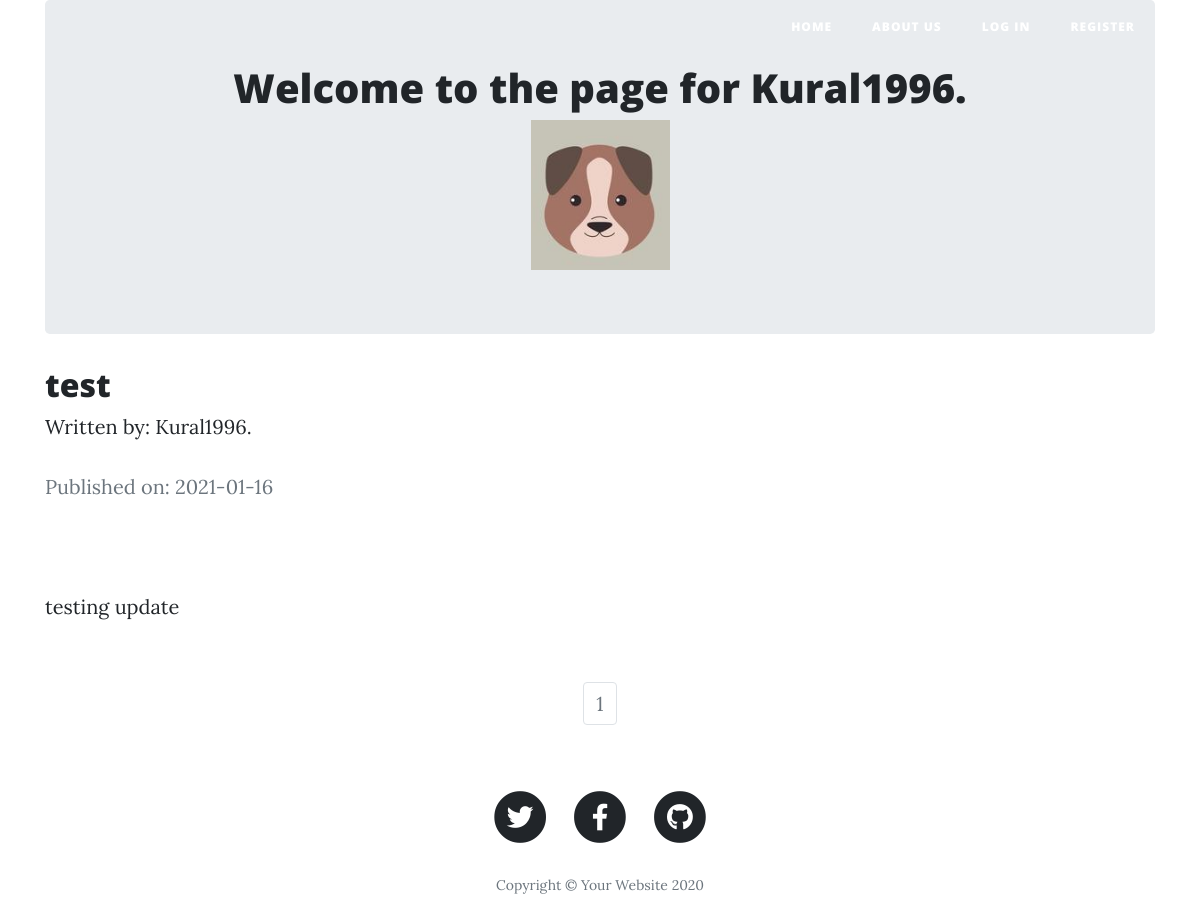
Screenshot of /Kural1996. with the database file from the repository.
### learnshipblog/models.py (models this page shows, shortened)
class User(db.Model, UserMixin):
    __tablename__ = 'users'
    id = db.Column(db.Integer, primary_key = True)
    profile_image = db.Column(db.String(20), nullable=False, default='default_profile.png')
    email = db.Column(db.String(64), unique=True, index=True)
    username = db.Column(db.String(64), unique=True, index=True)
    password_hash = db.Column(db.String(128))
    posts = db.relationship('BlogPost', backref='author', lazy=True)

class BlogPost(db.Model):
    users = db.relationship(User)
    id = db.Column(db.Integer, primary_key=True)
    user_id = db.Column(db.Integer, db.ForeignKey('users.id'), nullable=False)
    date = db.Column(db.DateTime, nullable=False, default=datetime.utcnow)
    title = db.Column(db.String(140), nullable=False)
    text = db.Column(db.Text, nullable=False)

### learnshipblog/users/views.py (the view)
@users.route("/<username>")
def user_posts(username):
    page = request.args.get('page', 1, type=int)
    user = User.query.filter_by(username=username).first_or_404()
    blog_posts = BlogPost.query.filter_by(author=user).order_by(BlogPost.date.desc()).paginate(page=page, per_page=5)
    return render_template('user_blog_posts.html', blog_posts=blog_posts, user=user)

### learnshipblog/templates/user_blog_posts.html (shortened to what this page needs)
{% extends "base.html" %}
{% block content %}
<div class="container">
  <div class="jumbotron">
    <div align='center'>
      <h1 >Welcome to the page for {{user.username}}</h1>
      <img align='center' src="{{ url_for('static', filename='profile_pics/' + user.profile_image) }}">
    </div>
  </div>
{% for post in blog_posts.items %}
          <h2><a href="{{ url_for('blog_posts.blog_post', blog_post_id=post.id) }}">{{ post.title }}</a></h2>
          Written by: <a href="{{ url_for('users.user_posts', username=post.author.username) }}">{{ post.author.username }}</a>
          <p class="text-muted">Published on: {{ post.date.strftime('%Y-%m-%d') }}</p>
          <br>
            <p>{{post.text}}</p>
          <br>
{% endfor %}
</div>
<nav aria-label="Page navigation example">
  <ul class="pagination justify-content-center">
    {% for page_num in blog_posts.iter_pages(left_edge=1, right_edge=1, left_current=1, right_current=2) %}
            {% if blog_posts.page == page_num %}
              <li class="page-item disabled">
                <a class="page-link" href="{{ url_for('users.user_posts', username=user.username, page=page_num) }}">{{ page_num }}</a></li>
            {% else %}
              <li class="page-item"><a class="page-link" href="{{ url_for('users.user_posts', username=user.username, page=page_num) }}">{{ page_num }}</a></li>
            {% endif %}
    {% endfor %}
</nav>
{% endblock content %}

### rows the page displays
User: username "Kural1996.", profile_image (placeholder picture)
BlogPost: title "test", author.username "Kural1996.", date "2021-01-16", text "testing update"

### other values shown
{{ page_num }} "1"
